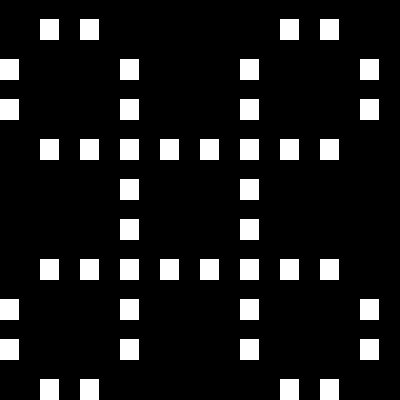

A 2D game scene composited from a Tiled map and its tileset images. What follows is a short description and the map's XML, with each tile layer's data collapsed to a summary:
An orthogonal 10x10 tile map with 40x40 px tiles, 1 tile layer (Layer 1).

<map version="1.0" orientation="orthogonal" width="10" height="10" tilewidth="40" tileheight="40">
 <tileset firstgid="1" name="texture" tilewidth="40" tileheight="40" spacing="4" margin="4">
  <image source="texture.png" />
 </tileset>
 <layer name="Layer 1" width="10" height="10">
  <data>[100 cells, 44 non-empty, 1 distinct tile ids]</data>
 </layer>
</map>
